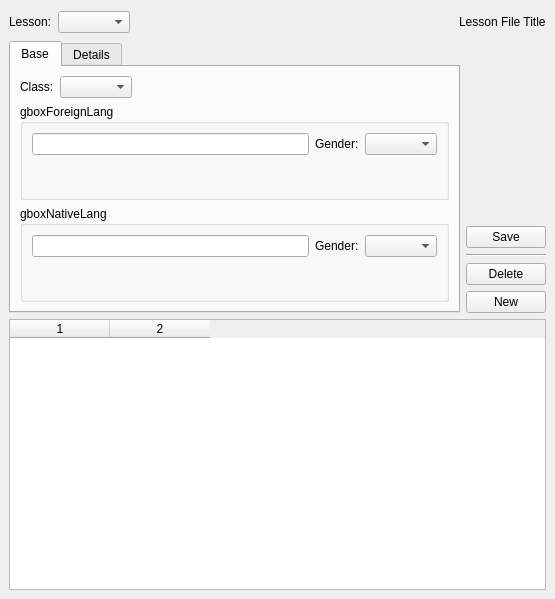
<ui version="4.0" >
 <class>LessonEdit</class>
 <widget class="QWidget" name="LessonEdit" >
  <property name="geometry" >
   <rect>
    <x>0</x>
    <y>0</y>
    <width>555</width>
    <height>599</height>
   </rect>
  </property>
  <property name="windowTitle" >
   <string>Form</string>
  </property>
  <layout class="QGridLayout" >
   <property name="margin" >
    <number>9</number>
   </property>
   <property name="spacing" >
    <number>6</number>
   </property>
   <item row="0" column="0" colspan="2" >
    <layout class="QHBoxLayout" >
     <property name="margin" >
      <number>0</number>
     </property>
     <property name="spacing" >
      <number>6</number>
     </property>
     <item>
      <widget class="QLabel" name="label_4" >
       <property name="text" >
        <string>Lesson:</string>
       </property>
      </widget>
     </item>
     <item>
      <widget class="QComboBox" name="cboxLessonSelect" />
     </item>
     <item>
      <spacer>
       <property name="orientation" >
        <enum>Qt::Horizontal</enum>
       </property>
       <property name="sizeHint" >
        <size>
         <width>321</width>
         <height>26</height>
        </size>
       </property>
      </spacer>
     </item>
     <item>
      <widget class="QLabel" name="lbLessonFileTitle" >
       <property name="text" >
        <string comment="Do not translate" >Lesson File Title</string>
       </property>
      </widget>
     </item>
    </layout>
   </item>
   <item row="2" column="0" colspan="2" >
    <widget class="QTableWidget" name="twEntries" >
     <property name="editTriggers" >
      <set>QAbstractItemView::NoEditTriggers</set>
     </property>
     <property name="alternatingRowColors" >
      <bool>true</bool>
     </property>
     <property name="selectionMode" >
      <enum>QAbstractItemView::SingleSelection</enum>
     </property>
     <property name="selectionBehavior" >
      <enum>QAbstractItemView::SelectRows</enum>
     </property>
     <property name="showGrid" >
      <bool>false</bool>
     </property>
     <property name="gridStyle" >
      <enum>Qt::NoPen</enum>
     </property>
     <property name="sortingEnabled" >
      <bool>false</bool>
     </property>
     <property name="columnCount" >
      <number>2</number>
     </property>
     <column/>
     <column/>
    </widget>
   </item>
   <item row="1" column="1" >
    <widget class="QFrame" name="frame" >
     <property name="sizePolicy" >
      <sizepolicy>
       <hsizetype>0</hsizetype>
       <vsizetype>5</vsizetype>
       <horstretch>0</horstretch>
       <verstretch>0</verstretch>
      </sizepolicy>
     </property>
     <property name="frameShape" >
      <enum>QFrame::NoFrame</enum>
     </property>
     <property name="frameShadow" >
      <enum>QFrame::Plain</enum>
     </property>
     <layout class="QVBoxLayout" >
      <property name="margin" >
       <number>0</number>
      </property>
      <property name="spacing" >
       <number>6</number>
      </property>
      <item>
       <spacer>
        <property name="orientation" >
         <enum>Qt::Vertical</enum>
        </property>
        <property name="sizeHint" >
         <size>
          <width>20</width>
          <height>40</height>
         </size>
        </property>
       </spacer>
      </item>
      <item>
       <widget class="QPushButton" name="pbSave" >
        <property name="text" >
         <string>Save</string>
        </property>
       </widget>
      </item>
      <item>
       <widget class="Line" name="line" >
        <property name="orientation" >
         <enum>Qt::Horizontal</enum>
        </property>
       </widget>
      </item>
      <item>
       <widget class="QPushButton" name="pbDelete" >
        <property name="text" >
         <string>Delete</string>
        </property>
       </widget>
      </item>
      <item>
       <widget class="QPushButton" name="pbNew" >
        <property name="text" >
         <string>New</string>
        </property>
       </widget>
      </item>
     </layout>
    </widget>
   </item>
   <item row="1" column="0" >
    <widget class="QTabWidget" name="tabWidget" >
     <property name="sizePolicy" >
      <sizepolicy>
       <hsizetype>5</hsizetype>
       <vsizetype>7</vsizetype>
       <horstretch>0</horstretch>
       <verstretch>0</verstretch>
      </sizepolicy>
     </property>
     <property name="currentIndex" >
      <number>0</number>
     </property>
     <widget class="QWidget" name="tabBase" >
      <attribute name="title" >
       <string>Base</string>
      </attribute>
      <layout class="QVBoxLayout" >
       <property name="margin" >
        <number>9</number>
       </property>
       <property name="spacing" >
        <number>6</number>
       </property>
       <item>
        <layout class="QHBoxLayout" >
         <property name="margin" >
          <number>0</number>
         </property>
         <property name="spacing" >
          <number>6</number>
         </property>
         <item>
          <widget class="QLabel" name="label" >
           <property name="text" >
            <string>Class:</string>
           </property>
          </widget>
         </item>
         <item>
          <widget class="QComboBox" name="cboxWordClass" />
         </item>
         <item>
          <spacer>
           <property name="orientation" >
            <enum>Qt::Horizontal</enum>
           </property>
           <property name="sizeHint" >
            <size>
             <width>40</width>
             <height>20</height>
            </size>
           </property>
          </spacer>
         </item>
        </layout>
       </item>
       <item>
        <widget class="QGroupBox" name="gboxForeignLang" >
         <property name="title" >
          <string>gboxForeignLang</string>
         </property>
         <layout class="QGridLayout" >
          <property name="margin" >
           <number>9</number>
          </property>
          <property name="spacing" >
           <number>6</number>
          </property>
          <item row="1" column="0" colspan="2" >
           <widget class="QFrame" name="frmForeignExt" >
            <property name="focusPolicy" >
             <enum>Qt::StrongFocus</enum>
            </property>
            <property name="frameShape" >
             <enum>QFrame::NoFrame</enum>
            </property>
            <property name="frameShadow" >
             <enum>QFrame::Plain</enum>
            </property>
            <property name="lineWidth" >
             <number>0</number>
            </property>
           </widget>
          </item>
          <item row="0" column="1" >
           <widget class="QFrame" name="frmForeignGender" >
            <property name="frameShape" >
             <enum>QFrame::NoFrame</enum>
            </property>
            <property name="frameShadow" >
             <enum>QFrame::Plain</enum>
            </property>
            <layout class="QHBoxLayout" >
             <property name="margin" >
              <number>0</number>
             </property>
             <property name="spacing" >
              <number>6</number>
             </property>
             <item>
              <widget class="QLabel" name="label_2" >
               <property name="text" >
                <string>Gender:</string>
               </property>
              </widget>
             </item>
             <item>
              <widget class="QComboBox" name="cboxForeignGender" />
             </item>
            </layout>
           </widget>
          </item>
          <item row="0" column="0" >
           <widget class="QLineEdit" name="leForeignLang" />
          </item>
         </layout>
        </widget>
       </item>
       <item>
        <widget class="QGroupBox" name="gboxNativeLang" >
         <property name="title" >
          <string>gboxNativeLang</string>
         </property>
         <layout class="QGridLayout" >
          <property name="margin" >
           <number>9</number>
          </property>
          <property name="spacing" >
           <number>6</number>
          </property>
          <item row="1" column="0" colspan="2" >
           <widget class="QFrame" name="frmNativeExt" >
            <property name="frameShape" >
             <enum>QFrame::NoFrame</enum>
            </property>
            <property name="frameShadow" >
             <enum>QFrame::Plain</enum>
            </property>
            <property name="lineWidth" >
             <number>0</number>
            </property>
           </widget>
          </item>
          <item row="0" column="1" >
           <widget class="QFrame" name="frmNativeGender" >
            <property name="frameShape" >
             <enum>QFrame::NoFrame</enum>
            </property>
            <property name="frameShadow" >
             <enum>QFrame::Plain</enum>
            </property>
            <layout class="QHBoxLayout" >
             <property name="margin" >
              <number>0</number>
             </property>
             <property name="spacing" >
              <number>6</number>
             </property>
             <item>
              <widget class="QLabel" name="label_3" >
               <property name="text" >
                <string>Gender:</string>
               </property>
              </widget>
             </item>
             <item>
              <widget class="QComboBox" name="cboxNativeGender" />
             </item>
            </layout>
           </widget>
          </item>
          <item row="0" column="0" >
           <widget class="QLineEdit" name="leNativeLang" />
          </item>
         </layout>
        </widget>
       </item>
      </layout>
     </widget>
     <widget class="QWidget" name="tabDetails" >
      <attribute name="title" >
       <string>Details</string>
      </attribute>
     </widget>
    </widget>
   </item>
  </layout>
  <action name="actionNew" >
   <property name="icon" >
    <iconset resource="../res/dvt.qrc" >:/dvt/dvt/entryNew.png</iconset>
   </property>
   <property name="text" >
    <string>New entry</string>
   </property>
  </action>
  <action name="actionDelete" >
   <property name="icon" >
    <iconset resource="../res/dvt.qrc" >:/dvt/dvt/entryDelete.png</iconset>
   </property>
   <property name="text" >
    <string>Delete entry</string>
   </property>
  </action>
  <action name="actionSave" >
   <property name="icon" >
    <iconset resource="../res/dvt.qrc" >:/dvt/dvt/lessonSave.png</iconset>
   </property>
   <property name="text" >
    <string>Save lesson</string>
   </property>
  </action>
 </widget>
 <resources>
  <include location="../res/dvt.qrc" />
 </resources>
 <connections/>
</ui>
